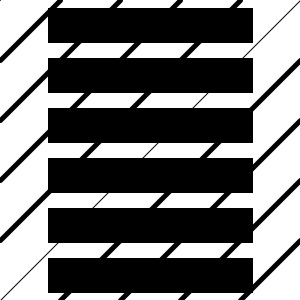
Frame 1 (no input)
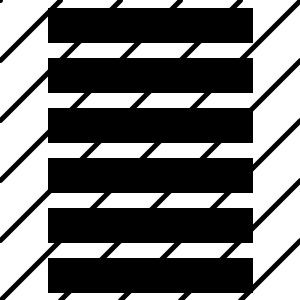
Frame 60 (the mouse pressed at the canvas centre just before this capture)
Frame 120 (the mouse held since frame 60 and released just before this capture): identical to frame 60, image omitted

The Processing sketch that drew these frames (run headless with seeded random() and noise(); from frame 60 on, the mouse is pressed at the canvas centre):

// Processing sketch: processing_51987
// ── processing_51987.pde

void setup() {
  size(300, 300);
}

void draw() {
  background(255);

  int n = 5;
  int spacing = width/n;

  for (int i=0; i < n; i++) {
    line(i*spacing, 0, 0, i*spacing);
    line(i*spacing, width, height, i*spacing);
  
  
   strokeWeight(5);
  fill(0);
int counter = 10;
while(counter < height) {
rect(width/5.9, counter, 200, 30);

counter = counter +50; 
}
}
}


                
                
